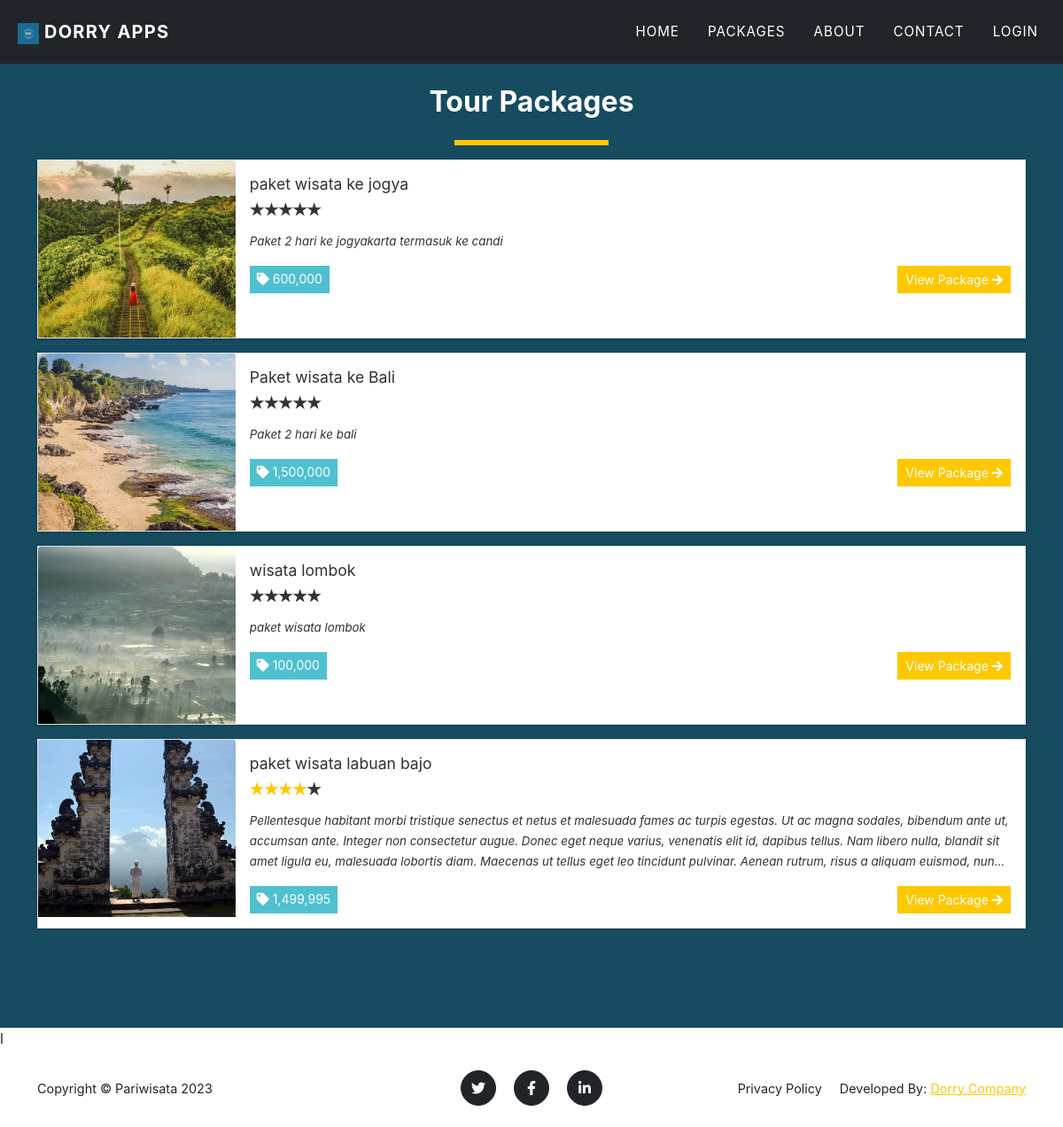
The page /?page=packages on the database its author committed.
### tables this page shows
CREATE TABLE `packages` (
  `id` int(30) NOT NULL,
  `title` text DEFAULT NULL,
  `tour_location` text DEFAULT NULL,
  `cost` double NOT NULL,
  `description` text DEFAULT NULL,
  `upload_path` text DEFAULT NULL,
  `status` tinyint(4) NOT NULL DEFAULT 1 COMMENT '1 =active ,2 = Inactive',
  `date_created` datetime NOT NULL DEFAULT current_timestamp()
);

### config.php (called while the page is built, shortened)
<?php
require_once('classes/DBConnection.php');
require_once('classes/SystemSettings.php');
function validate_image($file){
	if(!empty($file)){
		if(is_file(base_app.$file)){
			return base_url.$file;
		}else{
			return base_url.'dist/img/no-image-available.png';
		}
	}else{
		return base_url.'dist/img/no-image-available.png';
	}
}
?>

### classes/DBConnection.php (called while the page is built, shortened)
<?php
class DBConnection{
    private $host = DB_SERVER;
    private $username = DB_USERNAME;
    private $password = DB_PASSWORD;
    private $database = DB_NAME;
    public $conn;
    public function __construct(){
        if (!isset($this->conn)) {
            $this->conn = new mysqli($this->host, $this->username, $this->password, $this->database);
        }
    }
}
?>

### packages.php (the view)
<section class="page-section bg-dark" id="home">
	<div class="container">
		<h2 class="text-center">Tour Packages</h2>
	<div class="d-flex w-100 justify-content-center">
		<hr class="border-warning" style="border:3px solid" width="15%">
	</div>
	<div class="w-100">
		<?php
		$packages = $conn->query("SELECT * FROM `packages` order by rand() ");
			while($row = $packages->fetch_assoc() ):
				$cover='';
				if(is_dir(base_app.'uploads/package_'.$row['id'])){
					$img = scandir(base_app.'uploads/package_'.$row['id']);
					$k = array_search('.',$img);
					if($k !== false)
						unset($img[$k]);
					$k = array_search('..',$img);
					if($k !== false)
						unset($img[$k]);
					$cover = isset($img[2]) ? 'uploads/package_'.$row['id'].'/'.$img[2] : "";
				}
				$row['description'] = strip_tags(stripslashes(html_entity_decode($row['description'])));
				$review = $conn->query("SELECT * FROM `rate_review` where package_id='{$row['id']}'");
				$review_count =$review->num_rows;
				$rate = 0;
				while($r= $review->fetch_assoc()){
					$rate += $r['rate'];
				}
				if($rate > 0 && $review_count > 0)
				$rate = number_format($rate/$review_count,0,"");
		?>
			<div class="card d-flex w-100 rounded-0 mb-3 package-item">
				<img class="card-img-top" src="<?php echo validate_image($cover) ?>" alt="<?php echo $row['title'] ?>" height="200rem" style="object-fit:cover">
				<div class="card-body">
				<h5 class="card-title truncate-1"><?php echo $row['title'] ?></h5>
				<div class=" w-100 d-flex justify-content-start">
				<form action="">
					<div class="stars stars-small">
							<input disabled class="star star-5" id="star-5" type="radio" name="star" <?php echo $rate == 5 ? "checked" : '' ?>/> <label class="star star-5" for="star-5"></label>
							<input disabled class="star star-4" id="star-4" type="radio" name="star" <?php echo $rate == 4 ? "checked" : '' ?>/> <label class="star star-4" for="star-4"></label>
							<input disabled class="star star-3" id="star-3" type="radio" name="star" <?php echo $rate == 3 ? "checked" : '' ?>/> <label class="star star-3" for="star-3"></label>
							<input disabled class="star star-2" id="star-2" type="radio" name="star" <?php echo $rate == 2 ? "checked" : '' ?>/> <label class="star star-2" for="star-2"></label>
							<input disabled class="star star-1" id="star-1" type="radio" name="star" <?php echo $rate == 1 ? "checked" : '' ?>/> <label class="star star-1" for="star-1"></label>
					</div>
				</form>
				</div>
				<p class="card-text truncate"><?php echo $row['description'] ?></p>
				<div class="w-100 d-flex justify-content-between">
					<span class="rounded-0 btn btn-flat btn-sm btn-primary"><i class="fa fa-tag"></i> <?php echo number_format($row['cost']) ?></span>
					<a href="./?page=view_package&id=<?php echo md5($row['id']) ?>" class="btn btn-sm btn-flat btn-warning">View Package <i class="fa fa-arrow-right"></i></a>
				</div>
				</div>
			</div>
		<?php endwhile; ?>
	</div>
	</div>
</section>

### index.php (shortened to what this page needs)
<!DOCTYPE html>
<html lang="en" class="" style="height: auto;">
<?php require_once('config.php'); ?>
 <?php require_once('inc/header.php') ?>
  <body class="hold-transition layout-top-nav" >
     <?php $page = isset($_GET['page']) ? $_GET['page'] : 'portal';  ?>
     <?php require_once('inc/topBarNav.php') ?>
     <?php
        if(!file_exists($page.".php") && !is_dir($page)){
            include '404.html';
        }else{
          if(is_dir($page))
            include $page.'/index.php';
          else
            include $page.'.php';
        }
      ?>l
      <?php require_once('inc/footer.php') ?>
  </body>
</html>

### inc/header.php (shortened to what this page needs)
<head>
  <link rel="stylesheet" href="<?php echo base_url ?>plugins/fontawesome-free/css/all.min.css">
  <link rel="stylesheet" href="<?php echo base_url ?>plugins/tempusdominus-bootstrap-4/css/tempusdominus-bootstrap-4.min.css">
  <link rel="stylesheet" href="<?php echo base_url ?>plugins/datatables-bs4/css/dataTables.bootstrap4.min.css">
  <link rel="stylesheet" href="<?php echo base_url ?>plugins/datatables-responsive/css/responsive.bootstrap4.min.css">
  <link rel="stylesheet" href="<?php echo base_url ?>plugins/datatables-buttons/css/buttons.bootstrap4.min.css">
  <link rel="stylesheet" href="<?php echo base_url ?>plugins/select2/css/select2.min.css">
  <link rel="stylesheet" href="<?php echo base_url ?>plugins/select2-bootstrap4-theme/select2-bootstrap4.min.css">
  <link rel="stylesheet" href="<?php echo base_url ?>plugins/icheck-bootstrap/icheck-bootstrap.min.css">
  <link rel="stylesheet" href="<?php echo base_url ?>plugins/jqvmap/jqvmap.min.css">
  <link rel="stylesheet" href="<?php echo base_url ?>dist/css/adminlte.css">
  <link rel="stylesheet" href="<?php echo base_url ?>dist/css/custom.css">
  <link rel="stylesheet" href="<?php echo base_url ?>assets/css/styles.css">
  <link rel="stylesheet" href="assets/personal.css">
  <link rel="stylesheet" href="<?php echo base_url ?>plugins/overlayScrollbars/css/OverlayScrollbars.min.css">
  <link rel="stylesheet" href="<?php echo base_url ?>plugins/daterangepicker/daterangepicker.css">
  <link rel="stylesheet" href="<?php echo base_url ?>plugins/summernote/summernote-bs4.min.css">
  <link rel="stylesheet" href="<?php echo base_url ?>plugins/sweetalert2-theme-bootstrap-4/bootstrap-4.min.css">
</head>

### inc/topBarNav.php (shortened to what this page needs)
<nav class="navbar navbar-expand-lg navbar-dark fixed-top navbar-shrink" id="mainNav">
  <div class="container-fluid">
    <a class="navbar-brand" href="#page-top">
      <img src="assets/img/Dorry.png" alt="logo">
      <span class="text-white">Dorry Apps</span></a>
    <div class="collapse navbar-collapse" id="navbarResponsive">
      <ul class="navbar-nav text-uppercase ms-auto py-4 py-lg-0">
        <li class="nav-item"><a class="nav-link" href="<?php echo $page != 'home' ? './' : ''  ?>">Home</a></li>
        <li class="nav-item"><a class="nav-link" href="./?page=packages">Packages</a></li>
        <li class="nav-item"><a class="nav-link" href="<?php echo $page != 'home' ? './' : ''  ?>#about">About</a></li>
        <li class="nav-item"><a class="nav-link" href="<?php echo $page != 'home' ? './' : ''  ?>#contact">Contact</a></li>
        <?php if (isset($_SESSION['userdata'])) : ?>
          <li class="nav-item"><a class="nav-link" href="./?page=my_account"><i class="fa fa-user"></i> Hi, <?php echo $_settings->userdata('firstname') ?>!</a></li>
          <li class="nav-item"><a class="nav-link" href="logout.php"><i class="fa fa-sign-out-alt"></i></a></li>
        <?php else : ?>
          <li class="nav-item"><a class="nav-link" href="javascript:void(0)" id="login_btn">Login</a></li>
        <?php endif; ?>
      </ul>
    </div>
  </div>
</nav>

### inc/footer.php (shortened to what this page needs)
<footer class="footer py-4">
  <div class="container">
    <div class="row align-items-center">
      <div class="col-lg-4 text-lg-start">Copyright &copy; <?php echo $_settings->info('short_name') ?> 2023</div>
      <div class="col-lg-4 my-3 my-lg-0">
        <a class="btn btn-dark btn-social mx-2" href="#!"><i class="fab fa-twitter"></i></a>
        <a class="btn btn-dark btn-social mx-2" href="#!"><i class="fab fa-facebook-f"></i></a>
        <a class="btn btn-dark btn-social mx-2" href="#!"><i class="fab fa-linkedin-in"></i></a>
      </div>
      <div class="col-lg-4 text-lg-end">
        <a class="link-dark text-decoration-none me-3" href="javascript:void(0)" id="p_use">Privacy Policy</a>
        <span>Developed By: <a href="">Dorry Company</a></span>
      </div>
    </div>
  </div>
</footer>

### assets/personal.css (style rules this page uses)
.page-section.bg-dark { background-color: #164b60 !important; }
.btn-primary { background-color: #4fc0d0 !important; border: #fff !important; }

### rows shown on the page
packages: shows a picture, title "paket wisata ke jogya", description "Paket 2 hari ke jogyakarta termasuk ke candi", cost "600,000"
packages: shows a picture, title "Paket wisata ke Bali", description "Paket 2 hari ke bali", cost "1,500,000"
packages: shows a picture, title "wisata lombok", description "paket wisata lombok", cost "100,000"
packages: shows a picture, title "paket wisata labuan bajo", description "Pellentesque habitant morbi tristique senectus et netus et malesuada fames ac turpis egestas. Ut ac magna sodales, bibendum ante ut, accumsan ante. Integer non consectetur augue. Donec eget neque varius, venenatis elit id, dapibus tellus. Nam libero nulla, blandit sit amet ligula eu, malesuada lobortis diam. Maecenas ut tellus eget leo tincidunt pulvinar. Aenean rutrum, risus a aliquam euismod,…", cost "1,499,995"

### other values the page prints
$_settings->info('short_name') "Pariwisata"
